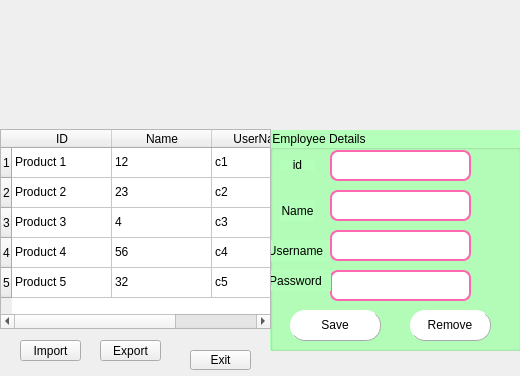
<?xml version="1.0" encoding="UTF-8"?>
<ui version="4.0">
 <class>MainWindow</class>
 <widget class="QMainWindow" name="MainWindow">
  <property name="geometry">
   <rect>
    <x>0</x>
    <y>0</y>
    <width>520</width>
    <height>376</height>
   </rect>
  </property>
  <property name="windowTitle">
   <string>MainWindow</string>
  </property>
  <widget class="QWidget" name="centralwidget">
   <widget class="QLabel" name="label">
    <property name="geometry">
     <rect>
      <x>0</x>
      <y>0</y>
      <width>521</width>
      <height>381</height>
     </rect>
    </property>
    <property name="text">
     <string/>
    </property>
    <property name="pixmap">
     <pixmap>C:/Users/tmanhuynh/Downloads/FARMERS'(1).png</pixmap>
    </property>
    <property name="scaledContents">
     <bool>true</bool>
    </property>
    <property name="alignment">
     <set>Qt::AlignCenter</set>
    </property>
    <property name="wordWrap">
     <bool>false</bool>
    </property>
   </widget>
   <widget class="QGroupBox" name="groupBox_2">
    <property name="geometry">
     <rect>
      <x>270</x>
      <y>130</y>
      <width>251</width>
      <height>221</height>
     </rect>
    </property>
    <property name="styleSheet">
     <string notr="true">background-color: rgb(180, 255, 185);
font: 25 10pt &quot;Perpetua Titling MT&quot;;</string>
    </property>
    <property name="title">
     <string>Employee Details</string>
    </property>
    <widget class="QLabel" name="label_2">
     <property name="geometry">
      <rect>
       <x>10</x>
       <y>30</y>
       <width>35</width>
       <height>10</height>
      </rect>
     </property>
     <property name="styleSheet">
      <string notr="true">font: 75 10pt &quot;MS Shell Dlg 2&quot;;
font: 25 9pt &quot;Perpetua Titling MT&quot;;</string>
     </property>
     <property name="text">
      <string>id</string>
     </property>
     <property name="alignment">
      <set>Qt::AlignCenter</set>
     </property>
    </widget>
    <widget class="QLabel" name="label_3">
     <property name="geometry">
      <rect>
       <x>10</x>
       <y>70</y>
       <width>35</width>
       <height>21</height>
      </rect>
     </property>
     <property name="styleSheet">
      <string notr="true">font: 75 10pt &quot;MS Shell Dlg 2&quot;;
font: 25 9pt &quot;Perpetua Titling MT&quot;;</string>
     </property>
     <property name="text">
      <string>Name</string>
     </property>
     <property name="alignment">
      <set>Qt::AlignCenter</set>
     </property>
    </widget>
    <widget class="QLabel" name="label_4">
     <property name="geometry">
      <rect>
       <x>-10</x>
       <y>110</y>
       <width>71</width>
       <height>21</height>
      </rect>
     </property>
     <property name="styleSheet">
      <string notr="true">font: 75 10pt &quot;MS Shell Dlg 2&quot;;
font: 25 9pt &quot;Perpetua Titling MT&quot;;</string>
     </property>
     <property name="text">
      <string>Username</string>
     </property>
     <property name="scaledContents">
      <bool>false</bool>
     </property>
     <property name="alignment">
      <set>Qt::AlignCenter</set>
     </property>
    </widget>
    <widget class="QLineEdit" name="lineEditName">
     <property name="geometry">
      <rect>
       <x>60</x>
       <y>60</y>
       <width>141</width>
       <height>31</height>
      </rect>
     </property>
     <property name="styleSheet">
      <string notr="true">QLineEdit {
    background-color: white;
    border: 2px solid #ff66b2;
    border-radius: 8px;
    padding: 5px;
    font: 12pt &quot;Segoe UI&quot;;
}
</string>
     </property>
    </widget>
    <widget class="QLineEdit" name="lineEditUserName">
     <property name="geometry">
      <rect>
       <x>60</x>
       <y>100</y>
       <width>141</width>
       <height>31</height>
      </rect>
     </property>
     <property name="styleSheet">
      <string notr="true">QLineEdit {
    background-color: white;
    border: 2px solid #ff66b2;
    border-radius: 8px;
    padding: 5px;
    font: 12pt &quot;Segoe UI&quot;;
}
</string>
     </property>
    </widget>
    <widget class="QPushButton" name="pushButtonSave">
     <property name="geometry">
      <rect>
       <x>20</x>
       <y>180</y>
       <width>91</width>
       <height>31</height>
      </rect>
     </property>
     <property name="styleSheet">
      <string notr="true">
QPushButton{
        border-radius: 15px;
		border-right: 1px solid #aaaaaa;
		border-bottom: 1px solid #aaaaaa;
		font: 14pt &quot;Times New Roman&quot;;

}
QPushButton:enabled {
		background-color: white;
		color: Black;
}

QPushButton:pressed {
		background-color: #0d2f72;
		color: #fffffe;
}


QPushButton:hover:!pressed {
		background-color: #E1F4FF;
		color: #0c2f70;
}

QPushButton:disabled {
		background-color: #aaaaaa;
		color: #ffffff;
}</string>
     </property>
     <property name="text">
      <string>Save</string>
     </property>
     <property name="icon">
      <iconset>
       <normaloff>../../Chuong4/BaiTap85/images/2931171_download_import_save_down_storage_icon.png</normaloff>../../Chuong4/BaiTap85/images/2931171_download_import_save_down_storage_icon.png</iconset>
     </property>
    </widget>
    <widget class="QPushButton" name="pushButtonRemove">
     <property name="geometry">
      <rect>
       <x>140</x>
       <y>180</y>
       <width>81</width>
       <height>31</height>
      </rect>
     </property>
     <property name="styleSheet">
      <string notr="true">QPushButton{
        border-radius: 15px;
		border-right: 1px solid #aaaaaa;
		border-bottom: 1px solid #aaaaaa;
		font: 14pt &quot;Times New Roman&quot;;

}
QPushButton:enabled {
		background-color: white;
		color: Black;
}

QPushButton:pressed {
		background-color: #0d2f72;
		color: #fffffe;
}


QPushButton:hover:!pressed {
		background-color: #E1F4FF;
		color: #0c2f70;
}

QPushButton:disabled {
		background-color: #aaaaaa;
		color: #ffffff;
}</string>
     </property>
     <property name="text">
      <string>Remove</string>
     </property>
     <property name="icon">
      <iconset>
       <normaloff>../../Chuong4/BaiTap85/images/185090_delete_garbage_icon.png</normaloff>../../Chuong4/BaiTap85/images/185090_delete_garbage_icon.png</iconset>
     </property>
    </widget>
    <widget class="QLineEdit" name="lineEditId">
     <property name="geometry">
      <rect>
       <x>60</x>
       <y>20</y>
       <width>141</width>
       <height>31</height>
      </rect>
     </property>
     <property name="styleSheet">
      <string notr="true">
QLineEdit {
    background-color: white;
    border: 2px solid #ff66b2;
    border-radius: 8px;
    padding: 5px;
    font: 12pt &quot;Segoe UI&quot;;
}</string>
     </property>
    </widget>
    <widget class="QLineEdit" name="lineEditUserPassword">
     <property name="geometry">
      <rect>
       <x>60</x>
       <y>140</y>
       <width>141</width>
       <height>31</height>
      </rect>
     </property>
     <property name="styleSheet">
      <string notr="true">QLineEdit {
    background-color: white;
    border: 2px solid #ff66b2;
    border-radius: 8px;
    padding: 5px;
    font: 12pt &quot;Segoe UI&quot;;
}
</string>
     </property>
    </widget>
    <widget class="QLabel" name="label_6">
     <property name="geometry">
      <rect>
       <x>-10</x>
       <y>140</y>
       <width>71</width>
       <height>21</height>
      </rect>
     </property>
     <property name="styleSheet">
      <string notr="true">font: 75 10pt &quot;MS Shell Dlg 2&quot;;
font: 25 9pt &quot;Perpetua Titling MT&quot;;</string>
     </property>
     <property name="text">
      <string>Password</string>
     </property>
     <property name="scaledContents">
      <bool>false</bool>
     </property>
     <property name="alignment">
      <set>Qt::AlignCenter</set>
     </property>
    </widget>
   </widget>
   <widget class="QTableWidget" name="tableWidgetProduct">
    <property name="geometry">
     <rect>
      <x>0</x>
      <y>129</y>
      <width>271</width>
      <height>200</height>
     </rect>
    </property>
    <property name="maximumSize">
     <size>
      <width>16777215</width>
      <height>200</height>
     </size>
    </property>
    <property name="styleSheet">
     <string notr="true">font: 75 10pt &quot;MS Shell Dlg 2&quot;;</string>
    </property>
    <row>
     <property name="text">
      <string>1</string>
     </property>
    </row>
    <row>
     <property name="text">
      <string>2</string>
     </property>
    </row>
    <row>
     <property name="text">
      <string>3</string>
     </property>
    </row>
    <row>
     <property name="text">
      <string>4</string>
     </property>
    </row>
    <row>
     <property name="text">
      <string>5</string>
     </property>
    </row>
    <column>
     <property name="text">
      <string>ID</string>
     </property>
    </column>
    <column>
     <property name="text">
      <string>Name</string>
     </property>
    </column>
    <column>
     <property name="text">
      <string>UserName</string>
     </property>
    </column>
    <item row="0" column="0">
     <property name="text">
      <string>Product 1</string>
     </property>
    </item>
    <item row="0" column="1">
     <property name="text">
      <string>12</string>
     </property>
    </item>
    <item row="0" column="2">
     <property name="text">
      <string>c1</string>
     </property>
    </item>
    <item row="1" column="0">
     <property name="text">
      <string>Product 2</string>
     </property>
    </item>
    <item row="1" column="1">
     <property name="text">
      <string>23</string>
     </property>
    </item>
    <item row="1" column="2">
     <property name="text">
      <string>c2</string>
     </property>
    </item>
    <item row="2" column="0">
     <property name="text">
      <string>Product 3</string>
     </property>
    </item>
    <item row="2" column="1">
     <property name="text">
      <string>4</string>
     </property>
    </item>
    <item row="2" column="2">
     <property name="text">
      <string>c3</string>
     </property>
    </item>
    <item row="3" column="0">
     <property name="text">
      <string>Product 4</string>
     </property>
    </item>
    <item row="3" column="1">
     <property name="text">
      <string>56</string>
     </property>
    </item>
    <item row="3" column="2">
     <property name="text">
      <string>c4</string>
     </property>
    </item>
    <item row="4" column="0">
     <property name="text">
      <string>Product 5</string>
     </property>
    </item>
    <item row="4" column="1">
     <property name="text">
      <string>32</string>
     </property>
    </item>
    <item row="4" column="2">
     <property name="text">
      <string>c5</string>
     </property>
    </item>
   </widget>
   <widget class="QPushButton" name="pushButtonexport_2">
    <property name="geometry">
     <rect>
      <x>100</x>
      <y>340</y>
      <width>61</width>
      <height>21</height>
     </rect>
    </property>
    <property name="text">
     <string>Export</string>
    </property>
   </widget>
   <widget class="QPushButton" name="pushButtonImport_2">
    <property name="geometry">
     <rect>
      <x>20</x>
      <y>340</y>
      <width>61</width>
      <height>21</height>
     </rect>
    </property>
    <property name="text">
     <string>Import</string>
    </property>
   </widget>
   <widget class="QPushButton" name="pushButtonexit_2">
    <property name="geometry">
     <rect>
      <x>190</x>
      <y>350</y>
      <width>61</width>
      <height>20</height>
     </rect>
    </property>
    <property name="text">
     <string>Exit</string>
    </property>
   </widget>
  </widget>
 </widget>
 <resources/>
 <connections/>
</ui>
